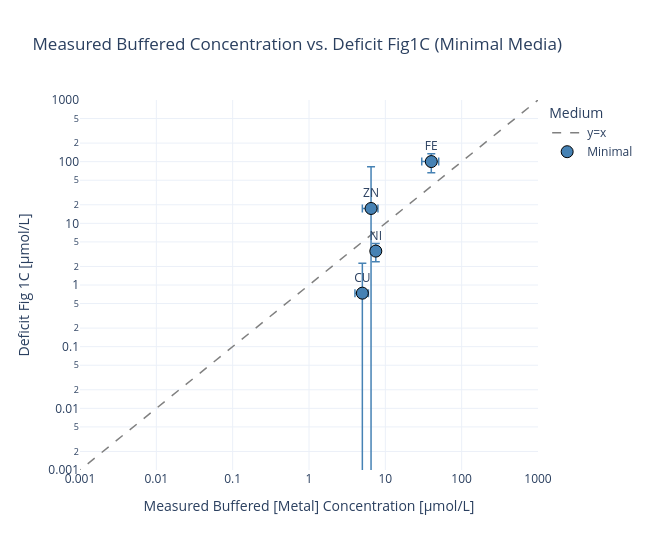

Notebook code cell kept with this figure:
### Markdown cell above
### Plot 5 – Measured buffered [Metal] concentration vs. Deficit Figure 1C (absolute value, Minimal)

### Code cell
# All metals with measured buffered data (CO is NaN → dropped automatically)
df_p5 = results_minimal[[
    'deficit_M', 'deficit_M_err',
    'measured_M', 'measured_std_M',
]].dropna(subset=['measured_M']).copy()

x_5     = abs(df_p5["measured_M"].astype(float).values * 1e6)
y_5     = abs(df_p5["deficit_M"].astype(float).values * 1e6)
x_5_err = df_p5["measured_std_M"].fillna(0).astype(float).values * 1e6
y_5_err = df_p5["deficit_M_err"].astype(float).values * 1e6

x_pos_5 = x_5[x_5 > 0]
x_ref_5 = np.logspace(np.log10(x_pos_5.min()) - 0.5, np.log10(x_pos_5.max()) + 0.5, 100)

ref_range = np.logspace(-4, 6, 100)

fig5 = go.Figure()
fig5.add_trace(go.Scatter(
    x=ref_range, y=ref_range,
    mode='lines', name='y=x',
    line=dict(color='gray', dash='dash', width=1.5),
))
fig5.add_trace(go.Scatter(
    x=x_5, y=y_5,
    mode='markers+text',
    name='Minimal',
    text=df_p5.index.tolist(),
    textposition='top center',
    marker=dict(size=12, color='steelblue', symbol='circle',
                line=dict(width=1, color='black')),
    error_x=dict(type="data", array=x_5_err.tolist(), visible=True,
                 color="steelblue", thickness=1.5),
    error_y=dict(type="data", array=y_5_err.tolist(), visible=True,
                 color="steelblue", thickness=1.5),
))
fig5.update_layout(
    title='Measured Buffered Concentration vs. Deficit Fig1C (Minimal Media)',
    xaxis=dict(title='Measured Buffered [Metal] Concentration [µmol/L]', type='log', range = [-3, 3]),
    yaxis=dict(title='Deficit Fig 1C [µmol/L]', type='log', range = [-3, 3]),
    template='plotly_white', width=650, height=550,
    legend=dict(title='Medium'),
)
fig5.show()

### Figure 1 — Plotly figure (JSON) as saved in the notebook; plotly's stock layout.template omitted (floating-point values rounded to 4 significant figures)
{"data": [{"line": {"color": "gray", "dash": "dash", "width": 1.5}, "mode": "lines", "name": "y=x", "x": [0.0001, 0.0001262, 0.0001592, 0.0002009, 0.0002535, 0.0003199, 0.0004037, 0.0005094, 0.0006428, 0.0008111, 0.001024, 0.001292, 0.00163, 0.002057, 0.002595, 0.003275, 0.004132, 0.005214, 0.006579, 0.008302, 0.01048, 0.01322, 0.01668, 0.02105, 0.02656, 0.03352, 0.04229, 0.05337, 0.06734, 0.08498, 0.1072, 0.1353, 0.1707, 0.2154, 0.2719, 0.343, 0.4329, 0.5462, 0.6893, 0.8697, 1.097, 1.385, 1.748, 2.205, 2.783, 3.511, 4.431, 5.591, 7.055, 8.902, 11.23, 14.17, 17.89, 22.57, 28.48, 35.94, 45.35, 57.22, 72.21, 91.12, 115.0, 145.1, 183.1, 231.0, 291.5, 367.8, 464.2, 585.7, 739.1, 932.6, 1177.0, 1485.0, 1874.0, 2364.0, 2984.0, 3765.0, 4751.0, 5995.0, 7565.0, 9545.0, 12050.0, 15200.0, 19180.0, 24200.0, 30540.0, 38540.0, 48630.0, 61360.0, 77430.0, 97700.0, 123300.0, 155600.0, 196300.0, 247700.0, 312600.0, 394400.0, 497700.0, 628000.0, 792500.0, 1000000.0], "y": [0.0001, 0.0001262, 0.0001592, 0.0002009, 0.0002535, 0.0003199, 0.0004037, 0.0005094, 0.0006428, 0.0008111, 0.001024, 0.001292, 0.00163, 0.002057, 0.002595, 0.003275, 0.004132, 0.005214, 0.006579, 0.008302, 0.01048, 0.01322, 0.01668, 0.02105, 0.02656, 0.03352, 0.04229, 0.05337, 0.06734, 0.08498, 0.1072, 0.1353, 0.1707, 0.2154, 0.2719, 0.343, 0.4329, 0.5462, 0.6893, 0.8697, 1.097, 1.385, 1.748, 2.205, 2.783, 3.511, 4.431, 5.591, 7.055, 8.902, 11.23, 14.17, 17.89, 22.57, 28.48, 35.94, 45.35, 57.22, 72.21, 91.12, 115.0, 145.1, 183.1, 231.0, 291.5, 367.8, 464.2, 585.7, 739.1, 932.6, 1177.0, 1485.0, 1874.0, 2364.0, 2984.0, 3765.0, 4751.0, 5995.0, 7565.0, 9545.0, 12050.0, 15200.0, 19180.0, 24200.0, 30540.0, 38540.0, 48630.0, 61360.0, 77430.0, 97700.0, 123300.0, 155600.0, 196300.0, 247700.0, 312600.0, 394400.0, 497700.0, 628000.0, 792500.0, 1000000.0], "type": "scatter"}, {"error_x": {"array": [10, 1, 1, 1.5, 0.35], "color": "steelblue", "thickness": 1.5, "type": "data", "visible": true}, "error_y": {"array": [34.3, 1.512, 1.154, 65.33, null], "color": "steelblue", "thickness": 1.5, "type": "data", "visible": true}, "marker": {"color": "steelblue", "line": {"color": "black", "width": 1}, "size": 12, "symbol": "circle"}, "mode": "markers+text", "name": "Minimal", "text": ["FE", "CU", "NI", "ZN", "MN"], "textposition": "top center", "x": [40.0, 5.0, 7.5, 6.5, 0.7], "y": [100.4, 0.7371, 3.546, 17.42, NaN], "type": "scatter"}], "layout": {"xaxis": {"title": {"text": "Measured Buffered [Metal] Concentration [µmol/L]"}, "type": "log", "range": [-3, 3]}, "yaxis": {"title": {"text": "Deficit Fig 1C [µmol/L]"}, "type": "log", "range": [-3, 3]}, "title": {"text": "Measured Buffered Concentration vs. Deficit Fig1C (Minimal Media)"}, "width": 650, "height": 550, "legend": {"title": {"text": "Medium"}}}}
